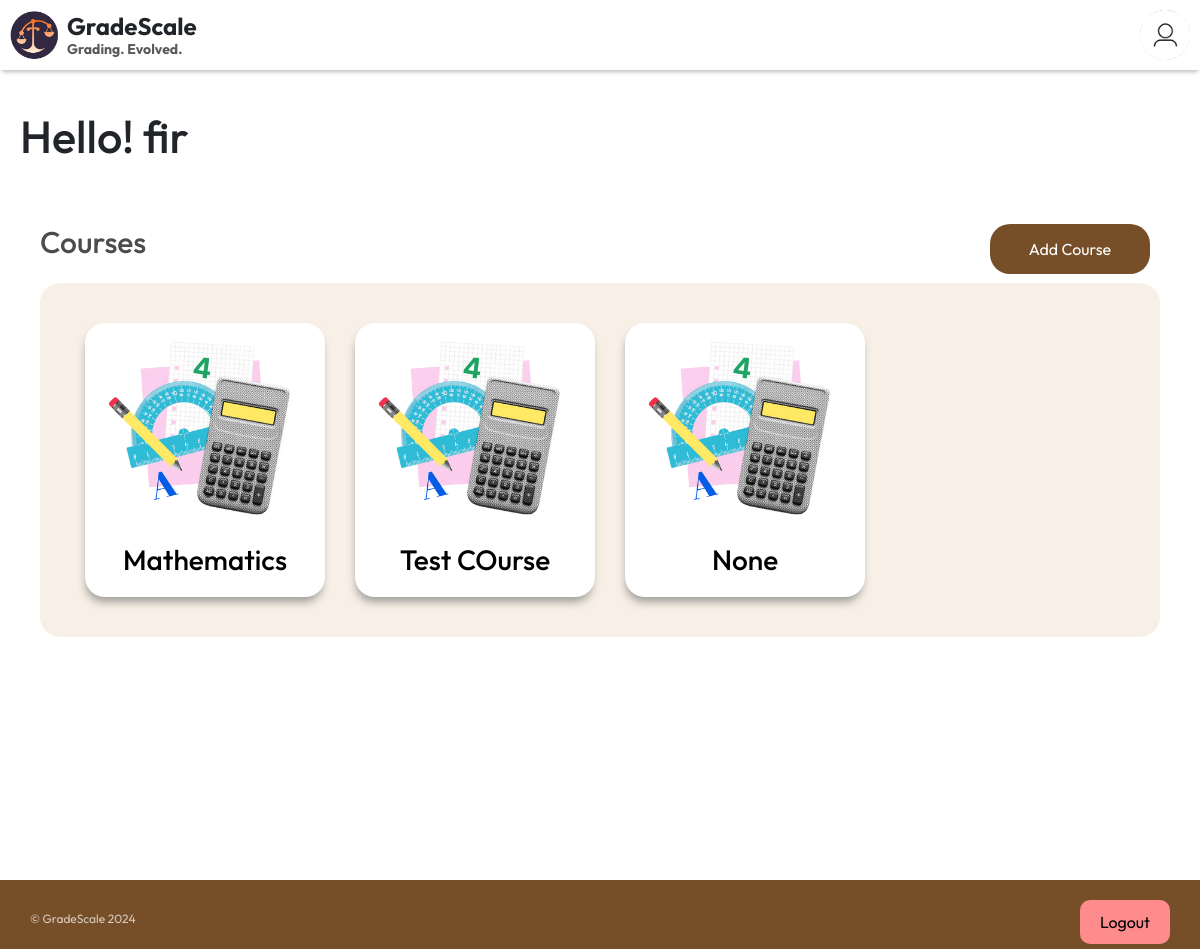
/teacher/dashboard (signed in), run on the app's committed database.
### tables this page shows
CREATE TABLE Courses (
    CourseID INTEGER PRIMARY KEY AUTOINCREMENT,
    UserID INTEGER,
    CourseName TEXT NOT NULL,
    FOREIGN KEY (UserID) REFERENCES Users(UserID)
);

### main.py (the view)
@app.route("/teacher/dashboard")
def teacher_home():
    if not session.get("isteacher"):
        return redirect('/')
    courses = bf.get_courses(bf.create_connection(), session.get("userid"))
    return render_template('teacher/index.html', courses=courses)

### backendfunctions.py (called while the page is built)
def create_connection(db_file="database.db"):
    conn = None
    try:
        conn = sqlite3.connect(db_file)
        print(sqlite3.version)
    except sqlite3.Error as e:
        print(e)
    return conn

def get_courses(conn, user_id):
    try:
        sql = "SELECT CourseID, CourseName FROM Courses WHERE UserID = ?"
        cursor = conn.cursor()
        cursor.execute(sql, (user_id,))
        rows = cursor.fetchall()
        return rows
    except sqlite3.Error as e:
        print(e)
        return None

### templates/teacher/index.html (shortened to what this page needs)
{% extends "student/studentlayout.html" %}
{% block content %}
    <div id="container" style="min-height: 90vh;">
      <h1 style="margin: 20px; margin-top: 40px; font-size:45px;">Hello! {{session["name"]}}</h1>
      <div class="section-cards">
        <div class="subjects">
          <div style="display: block;">
            <h2 style="margin-bottom: 1px;padding-bottom: 1px;display:inline-block;width:fit-content">Courses</h2>
            <button onclick="addCoursePopup()" class="submit-button" style="display: inline-block;float:right;">Add Course</button>
          </div>
          <div class="cards-container" id="TOC">
            {% for course in courses %}
            <div>
              <a href="/teacher/course/{{course[0]}}" style="text-decoration: none; color: black;">
                <img src="{{url_for('static', filename='calculator.png')}}" />
                <h3>{{course[1]}}</h3></a>
            </div>
            {% endfor %}
          </div>
        </div>
        </div>
      </div>
{% endblock %}

### static/teacher.css (style rules this page uses)
* { margin: 0; padding: 0; font-family: "Outfit" !important; box-sizing: border-box; }
.section-cards { display: flex; flex-direction: column; align-items: center; width: 100%; }
.section-cards .subjects { display: flex; flex-direction: column; width: 100%; padding: 20px 40px; margin: 20px; }
.cards-container { width: 100%; padding: 30px; align-items: center; display: flex; background-color: rgba(238, 217, 196, 0.4); border-radius: 20px; flex-wrap: wrap; }
.cards-container div { margin: 10px 15px; width: 240px; aspect-ratio: 1/1; text-align: center; border-radius: 20px; background-color: rgba(255, 255, 255, 1); box-shadow: -1px 7px 9px -2px rgba(117, 117, 117, 0.67); -webkit-box-shadow: -1px 7px 9px -2px rgba(117, 117, 117, 0.67); -moz-box-shadow: -1px 7px 9px -2px rgba(117, 117, 117, 0.67); }
.cards-container div img { width: 220px; aspect-ratio: 1/1; object-fit: contain; cursor: pointer; }
.cards-container div h3 { margin-bottom: 20px; }
.subjects h2 { font-size: 30px; color: rgba(0, 0, 0, 0.7); padding-bottom: 30px; }
.submit-button { border-radius: 20px; background-color: #764F29; color: #fff; margin: 0 10px 9px 0; display: flex; justify-content: center; align-items: center; width: 160px; height: 50px; position: relative; box-sizing: border-box; border: 0; cursor: pointer; }

### data on the page
Courses: CourseName "Mathematics"
Courses: CourseName "Test COurse"
Courses: CourseName "None"

### other printed values
{{ session["name"] }} "fir"
